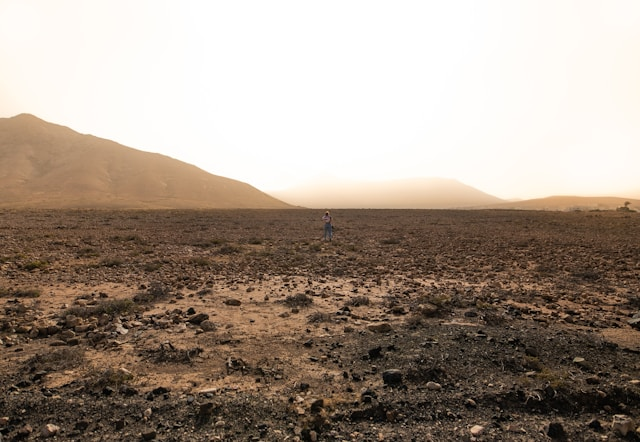
//> input picture project4_calibration_and_AR/desert.jpg, 640 x 442 px, given in place of the camera
$ ./harris   (built with g++ and OpenCV 4)
//> lines starting //> are read from the running program, lines starting //| are printed output that depends on the picture; after the words box and inside, x2 and y2 are one past the last pixel; in counts of white or black regions, pixels touching at a corner belong together
/**
 * author: Harshit Kumar, Khushi Neema
 * date: Mar 5th, 2024
 * purpose: Detects Harris corners in a video stream
 *
 */

#include <opencv2/opencv.hpp>
#include <iostream>

using namespace cv;
using std::vector;

int main() {
    // Open the default video camera
    VideoCapture cap(0);
    if (!cap.isOpened()) {
        std::cerr << "Error opening video stream" << std::endl;
        return -1;
    }

    namedWindow("Harris Corners", WINDOW_AUTOSIZE);

    // Parameters for Harris corner detection
    int blockSize = 5; // Size of the neighborhood considered for corner detection
    int apertureSize = 3; // Aperture parameter for the Sobel operator.
    double k = 0.04; // Harris detector free parameter
    int thresh = 100; // Threshold for detecting corners

    Mat frame;
    while (true) {
        cap >> frame; // Capture frame-by-frame
//> frame is the input picture: 442 rows x 640 cols, CV_8UC3; mean B, G, R 135.8, 148.2, 162.3
        if (frame.empty())
            break;

        Mat gray;
        cvtColor(frame, gray, COLOR_BGR2GRAY);
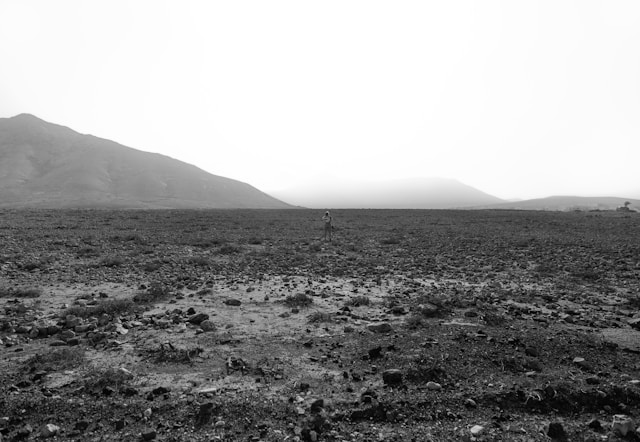
//> gray: 442 rows x 640 cols, CV_8UC1; min 0, max 255, mean 151

        // Detecting Harris corners
        Mat dst = Mat::zeros(frame.size(), CV_32FC1);
        cornerHarris(gray, dst, blockSize, apertureSize, k);
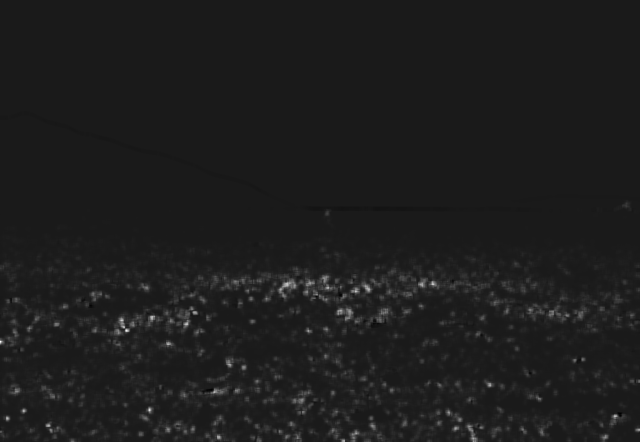
//> dst: 442 rows x 640 cols, CV_32FC1; min -0.000376, max 0.00325, mean 4.97e-05; drawn with min black and max white

        // Normalizing & converting to a format that can be visualized
        Mat dst_norm, dst_norm_scaled;
        normalize(dst, dst_norm, 0, 255, NORM_MINMAX, CV_32FC1, Mat());
        convertScaleAbs(dst_norm, dst_norm_scaled);

        // Drawing a circle around corners
        for (int i = 0; i < dst_norm.rows; i++) {
            for (int j = 0; j < dst_norm.cols; j++) {
                if ((int)dst_norm.at<float>(i, j) > thresh) {
                    circle(frame, Point(j, i), 5, Scalar(255, 0, 0), 2, 8, 0);
                }
            }
        }
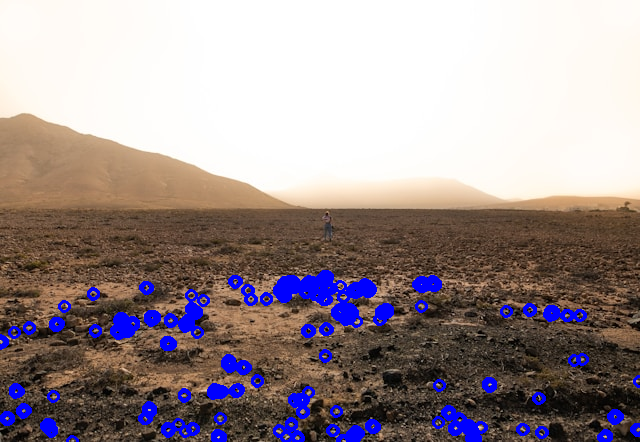
//> frame: 442 rows x 640 cols, CV_8UC3; 5.15% of pixels changed, all inside (x1, y1, x2, y2) = (0, 270, 640, 442)

        // Displaying the result
        imshow("Harris Corners", frame);

        if (waitKey(30) >= 0) break; // Wait for a keystroke in the window
//> the Esc key is pressed
    }

    // When everything done, release the video capture object
    cap.release();
    destroyAllWindows();
    return 0;
}

$ run again, on project4_calibration_and_AR/grass.jpg
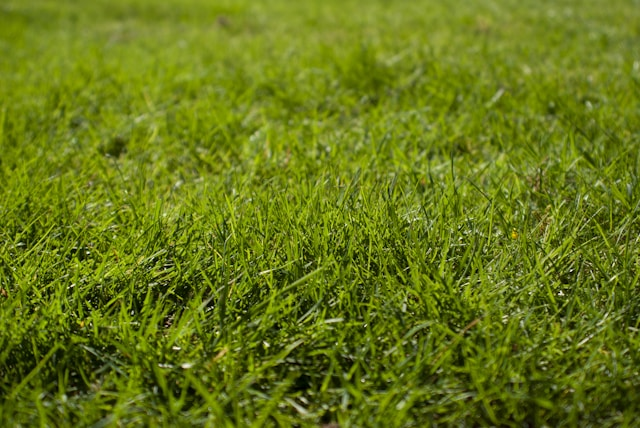
//> input picture project4_calibration_and_AR/grass.jpg, 640 x 428 px, given in place of the camera
//> frame is the input picture: 428 rows x 640 cols, CV_8UC3; mean B, G, R 23.4, 118.6, 101.9
//> `cornerHarris(gray, dst, blockSize, apertureSize, k);`:
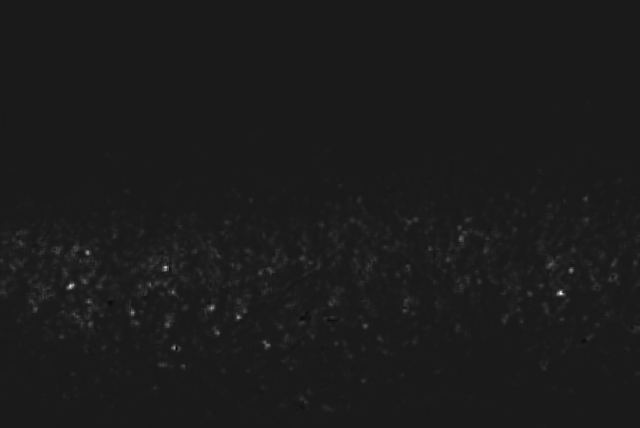
//> dst: 428 rows x 640 cols, CV_32FC1; min -0.00119, max 0.0105, mean 7.12e-05; drawn with min black and max white
//> after the loop `for (int i = 0; i < dst_norm.rows; i++)`:
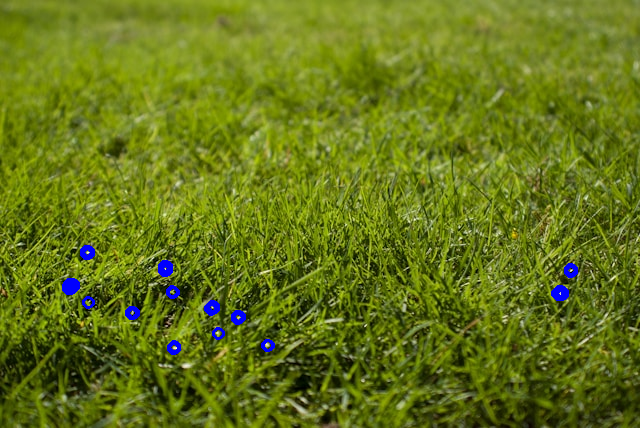
//> frame: 428 rows x 640 cols, CV_8UC3; 0.75% of pixels changed, all inside (x1, y1, x2, y2) = (62, 245, 578, 355)
